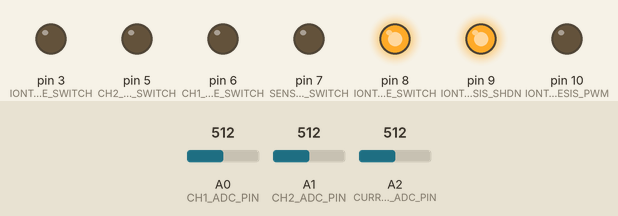
The program below on a simulated Arduino Pro Mini, built with avr-gcc and run on an emulated ATmega328P. On the bench: output pins drawn as LEDs (lit = HIGH). The test bench sets the inputs (shaded band); at power-on: A0 (CH1_ADC_PIN) = 512, A1 (CH2_ADC_PIN) = 512, A2 (CURRENT_SENSE_ADC_PIN) = 512. What the program prints to the serial monitor is not drawn.

Above: at 0.1 s.
Timing chart, 0 to 1.6 s (numbered marks = the images above):
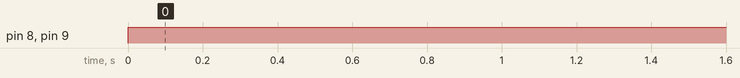

The program:

main.cpp
```cpp
#include <Arduino.h>
#include <stdarg.h>
#include <stdint.h>


// These are the pins used to shut down the switching regulator
//  and for PWM, respectively
#define IONTOPHORESIS_SHDN 9
#define IONTOPHORESIS_PWM 10
#define CH1_SENSE_SWITCH 6
#define SENSE_COMMON_MODE_SWITCH 7
#define CH2_SENSE_SWITCH 5
#define IONTOPHORESIS_HIGH_SIDE_SWITCH 3
#define IONTOPHORESIS_LOW_SIDE_SWITCH 8

#define AVERAGING_LENGTH 1024


// These are the pins for the ADC inputs
#define CH1_ADC_PIN A0
#define CH2_ADC_PIN A1
#define CURRENT_SENSE_ADC_PIN A2

#define ADG711_ON LOW
#define ADG711_OFF HIGH

/* IMPLEMENTATION NOTE

    Set the iontophoresis state bits to 0x1 to enable iontophoresis

    Set the iontophoresis state bits to 0x0 to disable iontophoresis
*/
#define IONTOPHORESIS_ENABLE_MASK 0x1
#define IONTOPHORESIS_DISABLE_MASK 0x0


/* IMPLEMENTATION NOTE

    Set the measurement state bits to 0x0 to disable measurement

    Set the measurement state bits to 0x1 to enable measurement


*/
#define MEASURE_ENABLE_MASK 0x1
#define MEASURE_DISABLE_MASK 0x0


/* IMPLEMENTATION NOTE

    Set the measure state bits to 0x0 to disable sensor channel sensing
    Set the measure state bits to 0x1 to enable sensor channel sensing

    Values will be continuously output from the device no matter what

*/

#define OPCODE_MASK 0xF0
#define PAYLOAD_MASK 0x0F
#define OPCODE_WIDTH 4
#define PAYLOAD_WIDTH 4


/* IMPLEMENTATION NOTE

    Board behavior will now be much simpler and more automatic

    Board receives only three commands now:
        * OPCODE_ENABLE_IONTOPHORESIS_INCREMENT_BY enables iontophoresis and increments
            the 8-bit register value by the 4-bit immediate. DOES NOT OVERFLOW, the
            current register will max out at 255
        * OPCODE_ENABLE_IONOTPHORESIS_DECREMENT_BY enables iontophoresis and decrements
            the 8-bit register value by the 4-bit immediate. DOES NOT UNDERFLOW, the
            current register will drop only to 0
        * OPCODE_DISABLE_IONTOPHORESIS sets iontophoresis to 0, opens iontophoresis
            switches, closes sensing switches

    Switching behavior:
        * OPCODE_ENABLE* commands will close iontophoresis switches, open sensing
            switches
        * OPCODE_DISABLE_IONOTPHORESIS will open iontophoresis switches, close
            sensing switches

    Data reporting behavior:

        Outputs the following values in the following format
        VoltageCh1,VoltageCh2,MeasuredCurrentDeliv,8bitCurrentRegister
        mV,mV,uA,integer

        Terminated by a newline

        garbage values denoted by character 'x'

        Will always output all values, though they may be garbage (i.e. sensing
            switches may be open)

*/
#define OPCODE_ENABLE_IONTOPHORESIS_INCREMENT_BY 0x5
#define OPCODE_ENABLE_IONOTPHORESIS_DECREMENT_BY 0x6
#define OPCODE_DISABLE_IONTOPHORESIS 0x4

int test_printf (const char* str, ...) {

    char nextChar;
    int i = 0;
    va_list argp;

    va_start(argp, str);


    while (*(str+i) != '\0') {
	    if (*(str + i) != '%') {
            Serial.print(*(str + i));
            i += 1;
        } else {

            nextChar = *(str + i + 1);

            if (nextChar != '\0') {
                switch (nextChar) {
                    case 'd':
                        Serial.print(va_arg(argp, int));
                        i += 2;
                        break;
                    case 'f':
                        Serial.print(va_arg(argp, double), 6);
                        i += 2;
                        break;
                    case 's':
                        Serial.print(va_arg(argp, char*));
                        i += 2;
                        break;
                    default:
                        Serial.print(*(str + i));
                        i += 1;
                        break;
                }
            }
        }
    }

    return 0;
}


void processBluetoothByte (unsigned char fromBluetooth,
                            unsigned char* iontophoresisStatus_pointer,
                            unsigned char* measurementStatus_pointer,
                            unsigned char* iontophoresisValue_pointer) {

    unsigned char opcode = (fromBluetooth & OPCODE_MASK) >> PAYLOAD_WIDTH;
    unsigned char payload = (fromBluetooth & PAYLOAD_MASK);

    unsigned char previousValue = *iontophoresisValue_pointer;

    if (opcode == OPCODE_ENABLE_IONTOPHORESIS_INCREMENT_BY) {

        *iontophoresisStatus_pointer = IONTOPHORESIS_ENABLE_MASK;
        *measurementStatus_pointer = MEASURE_DISABLE_MASK;
        *iontophoresisValue_pointer += payload;

        if (*iontophoresisValue_pointer < previousValue) { // OVERFLOW!!!
            *iontophoresisValue_pointer = 0xFF;
        }


    } else if (opcode == OPCODE_ENABLE_IONOTPHORESIS_DECREMENT_BY) {

        *iontophoresisStatus_pointer = IONTOPHORESIS_ENABLE_MASK;
        *measurementStatus_pointer = MEASURE_DISABLE_MASK;
        *iontophoresisValue_pointer -= payload;

        if (*iontophoresisValue_pointer > previousValue) { // UNDERFLOW!!!
            *iontophoresisValue_pointer = 0x00;
        }

        if (*iontophoresisValue_pointer == 0x00) {
            *iontophoresisStatus_pointer = IONTOPHORESIS_DISABLE_MASK;
            *measurementStatus_pointer = MEASURE_ENABLE_MASK;
        }

    } else if (opcode == OPCODE_DISABLE_IONTOPHORESIS) {
        *iontophoresisStatus_pointer = IONTOPHORESIS_DISABLE_MASK;
        *measurementStatus_pointer = MEASURE_ENABLE_MASK;
        *iontophoresisValue_pointer = 0x00;

    }
}


void setup (unsigned char* iontophoresisStatus_pointer,
                    unsigned char* measurementStatus_pointer,
                    unsigned char* iontophoresisCurrent_pointer) {

    Serial.begin(9600);

    *iontophoresisStatus_pointer = IONTOPHORESIS_DISABLE_MASK;
    *measurementStatus_pointer = MEASURE_ENABLE_MASK;

    pinMode(IONTOPHORESIS_SHDN, OUTPUT);
    pinMode(IONTOPHORESIS_PWM, OUTPUT);

    pinMode(CH1_SENSE_SWITCH, OUTPUT);
    pinMode(SENSE_COMMON_MODE_SWITCH, OUTPUT);
    pinMode(CH2_SENSE_SWITCH, OUTPUT);
    pinMode(IONTOPHORESIS_HIGH_SIDE_SWITCH, OUTPUT);
    pinMode(IONTOPHORESIS_LOW_SIDE_SWITCH, OUTPUT);

    pinMode(CH1_ADC_PIN, INPUT);
    pinMode(CH2_ADC_PIN, INPUT);
    pinMode(CURRENT_SENSE_ADC_PIN, INPUT);

    // disable iontophoresis for now
    digitalWrite(IONTOPHORESIS_SHDN, HIGH);
    digitalWrite(IONTOPHORESIS_HIGH_SIDE_SWITCH, LOW);

    // disable sensing for now
    digitalWrite(CH1_SENSE_SWITCH, ADG711_OFF);
    digitalWrite(SENSE_COMMON_MODE_SWITCH, ADG711_OFF);
    digitalWrite(CH2_SENSE_SWITCH, ADG711_OFF);
    digitalWrite(IONTOPHORESIS_LOW_SIDE_SWITCH, ADG711_OFF);

    *iontophoresisCurrent_pointer = 0;
    analogWrite(IONTOPHORESIS_PWM, 0);
}


inline float compensateCh1 (float rawCh1reading) {
    return 2.5 - rawCh1reading;
}


inline float compensateCh2 (float rawCh2reading) {
    return 2.5 - rawCh2reading;
}

static inline float compensateCurrent (float rawCurrentReading) {
    return 1e6 * rawCurrentReading;
}

int main (void) {

    static int channelOneReading;
    static int channelTwoReading;
    static int currentSenseAmpValue;

    static float channelOneVoltage;
    static float channelTwoVoltage;
    static float currentSenseCurrent;

    static float temporaryChannelOneVoltage;
    static float temporaryChannelTwoVoltage;

    /* Status unsigned char containing iontophoresis PWM current value */
    static unsigned char iontophoresisCurrentValue;

    /* Status unsigned char containing iontophoresis status */
    static unsigned char iontophoresisStatusBits;

    /* Status unsigned char containing measurement status */
    static unsigned char measurementStatusBits;

    static unsigned char serialValue;

    init(); // required Arduino call

    // call setup function to set initial state
    setup(&iontophoresisStatusBits,
                &measurementStatusBits,
                &iontophoresisCurrentValue);

    for (;;) {

        while (Serial.available() > 0) {
            serialValue = Serial.read();
            processBluetoothByte(serialValue,
                                &iontophoresisStatusBits,
                                &measurementStatusBits,
                                &iontophoresisCurrentValue);
        }

        // set switches
        if (iontophoresisStatusBits == IONTOPHORESIS_ENABLE_MASK) {

            // enable iontophoresis, disable sensing
            digitalWrite(IONTOPHORESIS_HIGH_SIDE_SWITCH, HIGH);
            digitalWrite(IONTOPHORESIS_LOW_SIDE_SWITCH, ADG711_ON);

            digitalWrite(CH1_SENSE_SWITCH, ADG711_OFF);
            digitalWrite(CH2_SENSE_SWITCH, ADG711_OFF);
            digitalWrite(SENSE_COMMON_MODE_SWITCH, ADG711_OFF);

            // set current level
            analogWrite(IONTOPHORESIS_PWM, iontophoresisCurrentValue);

        } else {

            // disable iontophoresis, enable sensing
            digitalWrite(IONTOPHORESIS_HIGH_SIDE_SWITCH, LOW);
            digitalWrite(IONTOPHORESIS_LOW_SIDE_SWITCH, ADG711_OFF);

            analogWrite(IONTOPHORESIS_PWM, 0);

            digitalWrite(CH1_SENSE_SWITCH, ADG711_ON);
            digitalWrite(CH2_SENSE_SWITCH, ADG711_ON);
            digitalWrite(SENSE_COMMON_MODE_SWITCH, ADG711_ON);

        }

        // measure and output data
        if (measurementStatusBits == MEASURE_ENABLE_MASK) {
            // measure everything

            channelOneVoltage = 0;
            channelTwoVoltage = 0;
            currentSenseCurrent = 0;


            for (uint16_t i = 0; i < AVERAGING_LENGTH; ++i) {

                channelOneReading = analogRead(CH1_ADC_PIN);
                channelTwoReading = analogRead(CH2_ADC_PIN);

                // calculate voltages
                // assuming ADC is 10 bits and ranges from 0V to 5V
                temporaryChannelOneVoltage = 5.0 * channelOneReading / 1024.0;
                temporaryChannelTwoVoltage = 5.0 * channelTwoReading / 1024.0;

                channelOneVoltage += temporaryChannelOneVoltage;
                channelTwoVoltage += temporaryChannelTwoVoltage;
            }

            channelOneVoltage = channelOneVoltage / AVERAGING_LENGTH;
            channelTwoVoltage = channelTwoVoltage / AVERAGING_LENGTH;


            // measure current
            for (int i = 0; i < AVERAGING_LENGTH; ++i) {

                currentSenseAmpValue = analogRead(CURRENT_SENSE_ADC_PIN);
                currentSenseCurrent += (currentSenseAmpValue / 409600.0);

            }

            currentSenseCurrent = currentSenseCurrent / AVERAGING_LENGTH;

            // dump out all values
            test_printf("%f,%f,%f,%d\n",
                    compensateCh1(channelOneVoltage),
                    compensateCh2(channelTwoVoltage),
                    compensateCurrent(currentSenseCurrent),
                    iontophoresisCurrentValue);

        } else {

            // measure current
            currentSenseCurrent = 0;

            for (int i = 0; i < AVERAGING_LENGTH; ++i) {

                currentSenseAmpValue = analogRead(CURRENT_SENSE_ADC_PIN);
                currentSenseCurrent += (currentSenseAmpValue / 409600.0);

            }

            currentSenseCurrent = currentSenseCurrent / AVERAGING_LENGTH;

            // dump out all values
            test_printf("%s,%s,%f,%d\n",
                    "x",
                    "x",
                    compensateCurrent(currentSenseCurrent),
                    iontophoresisCurrentValue);
        }
    }

    return 0;
}
```

Measured:
- by itself, pin 8 (IONTOPHORESIS_LOW_SIDE_SWITCH), pin 9 (IONTOPHORESIS_SHDN): LOW → HIGH at 0.00 s
